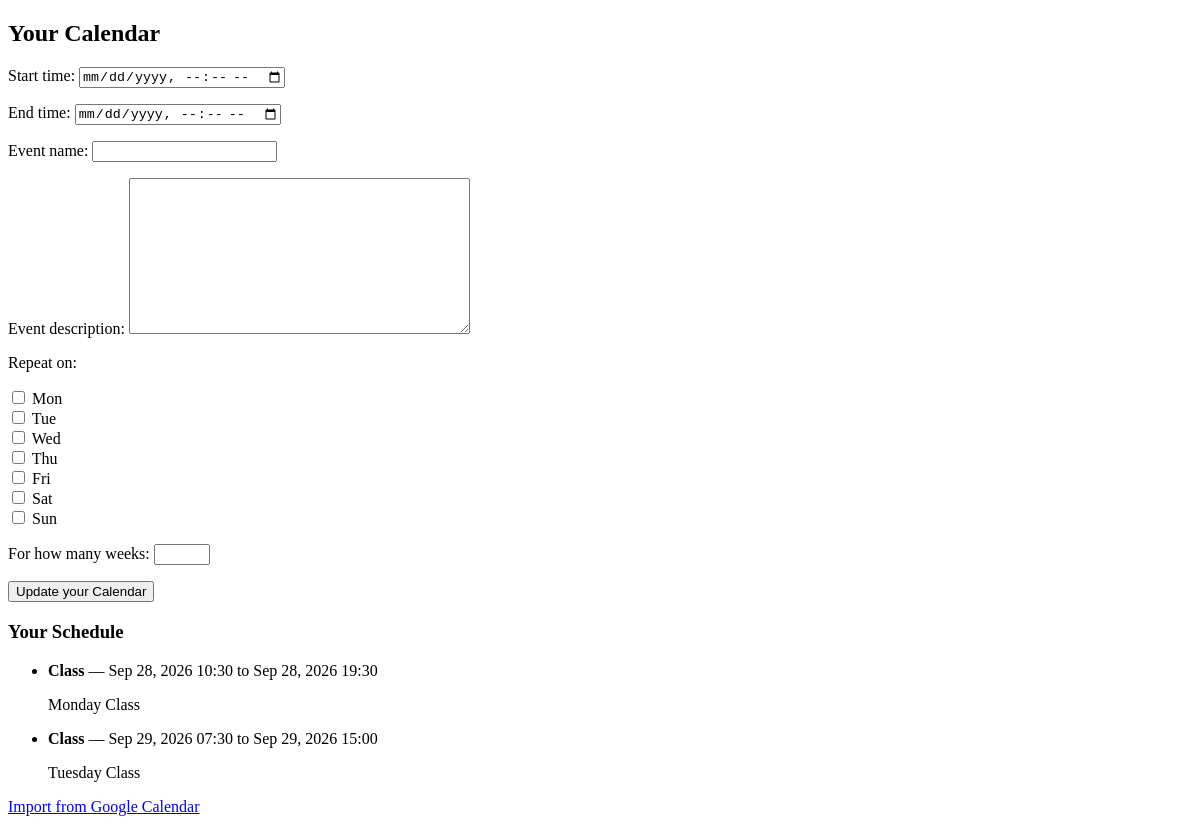
/calendar/ (signed in), run on an earlier commit of the app's database.
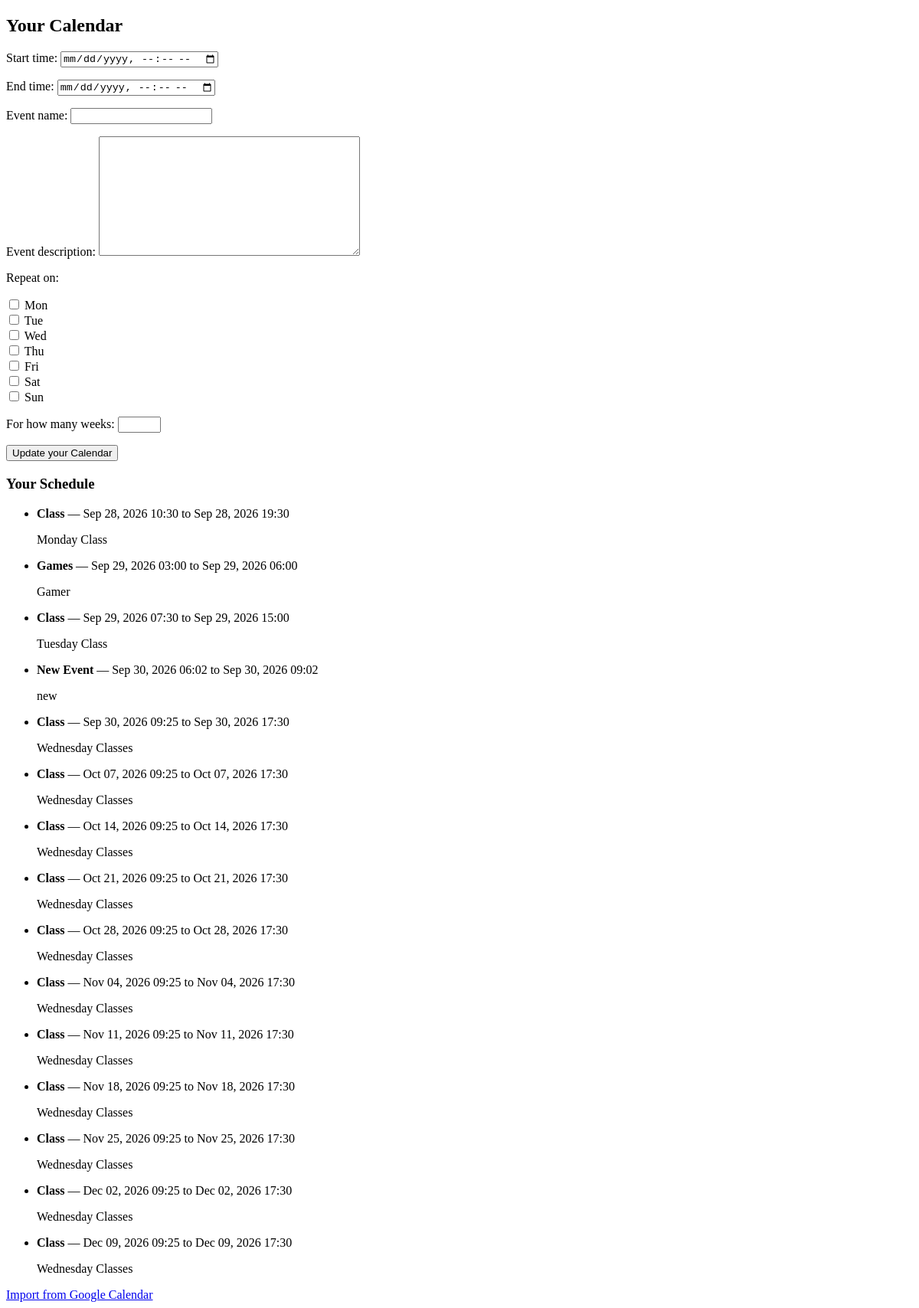
And on a later commit of the database.
### CirclesApp/models.py (models this page shows, shortened)
class Event(models.Model):
    STATUS_CHOICES = [
        ('personal', 'Personal'),
        ('pending', 'Pending'),
        ('approved', 'Approved'),
    ]
    user = models.ForeignKey(User, on_delete=models.CASCADE, null=True, blank=True)
    circle = models.ForeignKey(
        Circle, on_delete=models.CASCADE, null=True, blank=True, related_name='circle_events'
    )
    proposed_by = models.ForeignKey(
        User, on_delete=models.SET_NULL, null=True, blank=True, related_name='proposed_events'
    )
    status = models.CharField(max_length=10, choices=STATUS_CHOICES, default='personal')
    proposed_at = models.DateTimeField(null=True, blank=True, auto_now_add=True)
    start_time = models.DateTimeField()
    end_time = models.DateTimeField()
    event_name = models.CharField(max_length=32)
    event_description = models.TextField()

### CirclesApp/views.py (the view)
# urls.py: path('calendar/', views.calendar_view, name='calendar'),
@login_required
def calendar_view(request):
    if request.method == "POST":
        form = CalendarForm(request.POST)
        if form.is_valid():
            weekdays = {int(d) for d in form.cleaned_data['weekdays']}
            if weekdays:
                start_dt = form.cleaned_data['start_time']
                duration = form.cleaned_data['end_time'] - start_dt
                first_day = start_dt.date()
                created = 0
                for offset in range(form.cleaned_data['num_weeks'] * 7):
                    day = first_day + timedelta(days=offset)
                    if day.weekday() in weekdays:
                        occurrence_start = timezone.make_aware(datetime.combine(day, start_dt.time()))
                        Event.objects.create(
                            user=request.user,
                            start_time=occurrence_start,
                            end_time=occurrence_start + duration,
                            event_name=form.cleaned_data['event_name'],
                            event_description=form.cleaned_data['event_description'],
                        )
                        created += 1
                messages.success(request, f"Added {created} events.")
            else:
                event = form.save(commit=False)
                event.user = request.user
                event.save()
            return redirect('calendar')
    else:
        form = CalendarForm()
    user_events = Event.objects.filter(user=request.user).order_by('start_time')
    return render(request, 'circles_app/calendar.html', {'form': form, 'events': user_events})

### CirclesApp/forms.py (shortened to what this page needs)
class CalendarForm(forms.ModelForm):
    WEEKDAY_CHOICES = [
        (0, 'Mon'), (1, 'Tue'), (2, 'Wed'), (3, 'Thu'),
        (4, 'Fri'), (5, 'Sat'), (6, 'Sun'),
    ]
    start_time = forms.DateTimeField(widget=forms.DateTimeInput(format='%Y-%m-%dT%H:%M', attrs={'type': 'datetime-local'}))
    end_time = forms.DateTimeField(widget=forms.DateTimeInput(format='%Y-%m-%dT%H:%M', attrs={'type': 'datetime-local'}))
    weekdays = forms.MultipleChoiceField(choices=WEEKDAY_CHOICES, widget=forms.CheckboxSelectMultiple, required=False, label="Repeat on")
    num_weeks = forms.IntegerField(required=False, min_value=1, max_value=52, label="For how many weeks")
    class Meta:
        model = Event
        fields = ['start_time', 'end_time', 'event_name', 'event_description']

### CirclesApp/templates/circles_app/calendar.html (shortened to what this page needs)
{% load static %}
<!DOCTYPE html>
<html lang="en">
<head>
    <link rel="stylesheet" type="text/css" href="{% static 'styles/styles.css' %}">
</head>
<body>
    <div class = "container">
        <h2>Your Calendar</h2>
        <form method = "POST" action="{% url 'calendar'%}">
            {{form.as_p}}
            <button type = 'submit'>Update your Calendar</button>
        </form>
    </div>
    <div class = "container">
        <h3>Your Schedule</h3>
        {% if events %}
            <ul>
                {% for i in events %}
                <li>
                    <strong>{{i.event_name}}</strong> — {{ i.start_time|date:"M d, Y H:i"}} to {{ i.end_time|date:"M d, Y H:i" }}
                    <p>{{i.event_description}}</p>
                </li>
                {% endfor %}
            </ul>
        {% else %}
            <p>No events added yet. Update your calendar!</p>
        {% endif %}
    </div>
    <a href="{% url 'import_calendar' %}">Import from Google Calendar</a>
</body>
</html>

What changed in the data, as far as the page shows it:
added Event: event_name "Games", start_time "Sep 29, 2026 03:00", end_time "Sep 29, 2026 06:00", event_description "Gamer"
added Event: event_name "New Event", start_time "Sep 30, 2026 06:02", end_time "Sep 30, 2026 09:02", event_description "new"
added Event: event_name "Class", start_time "Sep 30, 2026 09:25", end_time "Sep 30, 2026 17:30", event_description "Wednesday Classes"
added Event: event_name "Class", start_time "Oct 07, 2026 09:25", end_time "Oct 07, 2026 17:30", event_description "Wednesday Classes"
added Event: event_name "Class", start_time "Oct 14, 2026 09:25", end_time "Oct 14, 2026 17:30", event_description "Wednesday Classes"
added Event: event_name "Class", start_time "Oct 21, 2026 09:25", end_time "Oct 21, 2026 17:30", event_description "Wednesday Classes"
added Event: event_name "Class", start_time "Oct 28, 2026 09:25", end_time "Oct 28, 2026 17:30", event_description "Wednesday Classes"
added Event: event_name "Class", start_time "Nov 04, 2026 09:25", end_time "Nov 04, 2026 17:30", event_description "Wednesday Classes"
added Event: event_name "Class", start_time "Nov 11, 2026 09:25", end_time "Nov 11, 2026 17:30", event_description "Wednesday Classes"
added Event: event_name "Class", start_time "Nov 18, 2026 09:25", end_time "Nov 18, 2026 17:30", event_description "Wednesday Classes"
added Event: event_name "Class", start_time "Nov 25, 2026 09:25", end_time "Nov 25, 2026 17:30", event_description "Wednesday Classes"
added Event: event_name "Class", start_time "Dec 02, 2026 09:25", end_time "Dec 02, 2026 17:30", event_description "Wednesday Classes"
added Event: event_name "Class", start_time "Dec 09, 2026 09:25", end_time "Dec 09, 2026 17:30", event_description "Wednesday Classes"
